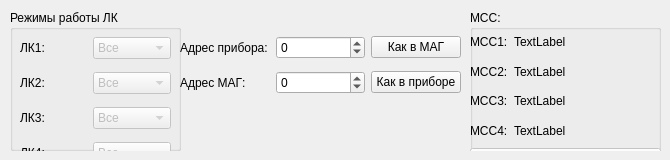
    <widget class="QWidget" name="tab_4">
     <attribute name="title">
      <string>БД-Г</string>
     </attribute>
     <widget class="QWidget" name="gridLayoutWidget_4">
      <property name="geometry">
       <rect>
        <x>180</x>
        <y>30</y>
        <width>281</width>
        <height>70</height>
       </rect>
      </property>
      <layout class="QGridLayout" name="gridLayout_4">
       <item row="1" column="1">
        <widget class="QSpinBox" name="MAGG_ADDR">
         <property name="minimum">
          <number>-1</number>
         </property>
        </widget>
       </item>
       <item row="1" column="0">
        <widget class="QLabel" name="label_14">
         <property name="text">
          <string>Адрес МАГ:</string>
         </property>
        </widget>
       </item>
       <item row="0" column="0">
        <widget class="QLabel" name="label_9">
         <property name="text">
          <string>Адрес прибора:</string>
         </property>
        </widget>
       </item>
       <item row="0" column="1">
        <widget class="QSpinBox" name="BDG_ADDR">
         <property name="minimum">
          <number>-1</number>
         </property>
        </widget>
       </item>
       <item row="0" column="2">
        <widget class="QPushButton" name="pbMAGAddrOnMAGG">
         <property name="text">
          <string>Как в МАГ</string>
         </property>
        </widget>
       </item>
       <item row="1" column="2">
        <widget class="QPushButton" name="pbMAGAddrOnDeviceG">
         <property name="text">
          <string>Как в приборе</string>
         </property>
        </widget>
       </item>
      </layout>
     </widget>
     <widget class="QGroupBox" name="groupBox_3">
      <property name="geometry">
       <rect>
        <x>10</x>
        <y>10</y>
        <width>171</width>
        <height>141</height>
       </rect>
      </property>
      <property name="title">
       <string>Режимы работы ЛК</string>
      </property>
      <widget class="QWidget" name="gridLayoutWidget_3">
       <property name="geometry">
        <rect>
         <x>10</x>
         <y>20</y>
         <width>151</width>
         <height>144</height>
        </rect>
       </property>
       <layout class="QGridLayout" name="gridLayout_3">
        <item row="1" column="0">
         <widget class="QLabel" name="label_6">
          <property name="text">
           <string>ЛК2:</string>
          </property>
         </widget>
        </item>
        <item row="1" column="1">
         <widget class="QComboBox" name="BDG_LK2">
          <property name="enabled">
           <bool>false</bool>
          </property>
          <item>
           <property name="text">
            <string>Все</string>
           </property>
          </item>
          <item>
           <property name="text">
            <string>Режим 1</string>
           </property>
          </item>
          <item>
           <property name="text">
            <string>Режим 2</string>
           </property>
          </item>
          <item>
           <property name="text">
            <string>Режим 3</string>
           </property>
          </item>
         </widget>
        </item>
        <item row="0" column="1">
         <widget class="QComboBox" name="BDG_LK1">
          <property name="enabled">
           <bool>false</bool>
          </property>
          <item>
           <property name="text">
            <string>Все</string>
           </property>
          </item>
          <item>
           <property name="text">
            <string>Режим 1</string>
           </property>
          </item>
          <item>
           <property name="text">
            <string>Режим 2</string>
           </property>
          </item>
          <item>
           <property name="text">
            <string>Режим 3</string>
           </property>
          </item>
         </widget>
        </item>
        <item row="0" column="0">
         <widget class="QLabel" name="label_13">
          <property name="text">
           <string>ЛК1:</string>
          </property>
         </widget>
        </item>
        <item row="2" column="0">
         <widget class="QLabel" name="label_7">
          <property name="text">
           <string>ЛК3:</string>
          </property>
         </widget>
        </item>
        <item row="2" column="1">
         <widget class="QComboBox" name="BDG_LK3">
          <property name="enabled">
           <bool>false</bool>
          </property>
          <item>
           <property name="text">
            <string>Все</string>
           </property>
          </item>
          <item>
           <property name="text">
            <string>Режим 1</string>
           </property>
          </item>
          <item>
           <property name="text">
            <string>Режим 2</string>
           </property>
          </item>
          <item>
           <property name="text">
            <string>Режим 3</string>
           </property>
          </item>
         </widget>
        </item>
        <item row="3" column="0">
         <widget class="QLabel" name="label_8">
          <property name="text">
           <string>ЛК4:</string>
          </property>
         </widget>
        </item>
        <item row="3" column="1">
         <widget class="QComboBox" name="BDG_LK4">
          <property name="enabled">
           <bool>false</bool>
          </property>
          <item>
           <property name="text">
            <string>Все</string>
           </property>
          </item>
          <item>
           <property name="text">
            <string>Режим 1</string>
           </property>
          </item>
          <item>
           <property name="text">
            <string>Режим 2</string>
           </property>
          </item>
          <item>
           <property name="text">
            <string>Режим 3</string>
           </property>
          </item>
         </widget>
        </item>
       </layout>
      </widget>
     </widget>
     <widget class="QGroupBox" name="groupBox_7">
      <property name="geometry">
       <rect>
        <x>470</x>
        <y>10</y>
        <width>191</width>
        <height>141</height>
       </rect>
      </property>
      <property name="title">
       <string>МСС:</string>
      </property>
      <widget class="QWidget" name="verticalLayoutWidget">
       <property name="geometry">
        <rect>
         <x>0</x>
         <y>20</y>
         <width>191</width>
         <height>140</height>
        </rect>
       </property>
       <layout class="QVBoxLayout" name="verticalLayout">
        <item>
         <layout class="QGridLayout" name="gridLayout_11">
          <property name="sizeConstraint">
           <enum>QLayout::SetMinimumSize</enum>
          </property>
          <item row="0" column="0">
           <widget class="QLabel" name="label_33">
            <property name="sizePolicy">
             <sizepolicy hsizetype="Minimum" vsizetype="Preferred">
              <horstretch>0</horstretch>
              <verstretch>0</verstretch>
             </sizepolicy>
            </property>
            <property name="text">
             <string>МСС1:</string>
            </property>
           </widget>
          </item>
          <item row="0" column="1">
           <widget class="QLabel" name="lMSS1_G">
            <property name="text">
             <string>TextLabel</string>
            </property>
           </widget>
          </item>
          <item row="1" column="0">
           <widget class="QLabel" name="label_36">
            <property name="sizePolicy">
             <sizepolicy hsizetype="Minimum" vsizetype="Preferred">
              <horstretch>0</horstretch>
              <verstretch>0</verstretch>
             </sizepolicy>
            </property>
            <property name="text">
             <string>МСС2:</string>
            </property>
           </widget>
          </item>
          <item row="1" column="1">
           <widget class="QLabel" name="lMSS2_G">
            <property name="text">
             <string>TextLabel</string>
            </property>
           </widget>
          </item>
          <item row="2" column="0">
           <widget class="QLabel" name="label_38">
            <property name="sizePolicy">
             <sizepolicy hsizetype="Maximum" vsizetype="Preferred">
              <horstretch>0</horstretch>
              <verstretch>0</verstretch>
             </sizepolicy>
            </property>
            <property name="text">
             <string>МСС3:</string>
            </property>
           </widget>
          </item>
          <item row="2" column="1">
           <widget class="QLabel" name="lMSS3_G">
            <property name="text">
             <string>TextLabel</string>
            </property>
           </widget>
          </item>
          <item row="3" column="0">
           <widget class="QLabel" name="label_40">
            <property name="sizePolicy">
             <sizepolicy hsizetype="Minimum" vsizetype="Preferred">
              <horstretch>0</horstretch>
              <verstretch>0</verstretch>
             </sizepolicy>
            </property>
            <property name="text">
             <string>МСС4:</string>
            </property>
           </widget>
          </item>
          <item row="3" column="1">
           <widget class="QLabel" name="lMSS4_G">
            <property name="text">
             <string>TextLabel</string>
            </property>
           </widget>
          </item>
         </layout>
        </item>
        <item>
         <widget class="QPushButton" name="pbLOadMSS_G">
          <property name="enabled">
           <bool>false</bool>
          </property>
          <property name="text">
           <string>Загрузить</string>
          </property>
         </widget>
        </item>
       </layout>
      </widget>
     </widget>
    </widget>
